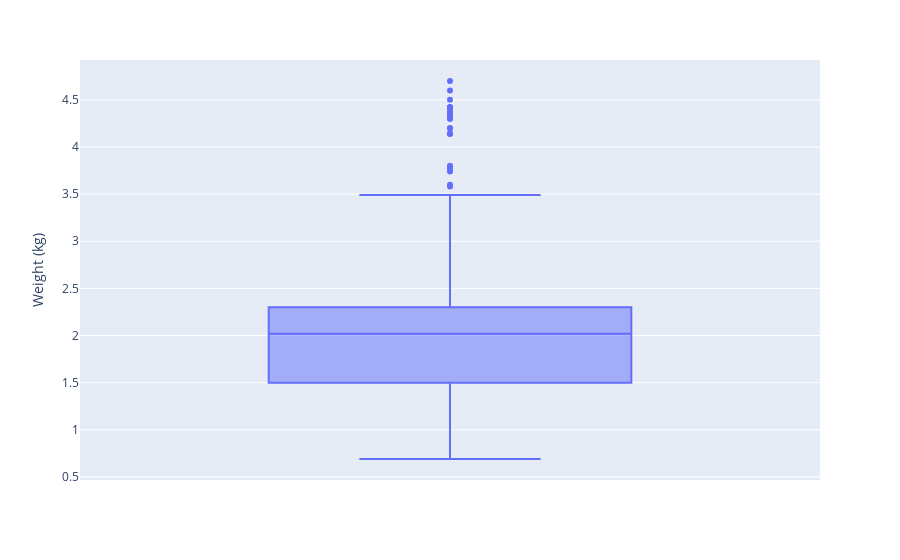

Here is the notebook cell this chart was saved with:
### Code cell
import plotly.express as px
fig = px.box(lap2, y = 'Weight (kg)')
fig.show()

### Figure 1 — Plotly figure (JSON) as saved in the notebook; plotly's stock layout.template omitted (floating-point values rounded to 4 significant figures; data arrays with more than 128 entries replaced by an {"elided": "..."} marker saying what was removed)
{"data": [{"alignmentgroup": "True", "hovertemplate": "Weight (kg)=%{y}<extra></extra>", "legendgroup": "", "marker": {"color": "#636efa"}, "name": "", "notched": false, "offsetgroup": "", "orientation": "v", "showlegend": false, "type": "box", "x0": " ", "xaxis": "x", "y": {"elided": "977 float values"}, "y0": " ", "yaxis": "y"}], "layout": {"boxmode": "group", "legend": {"tracegroupgap": 0}, "margin": {"t": 60}, "xaxis": {"anchor": "y", "domain": [0, 1]}, "yaxis": {"anchor": "x", "domain": [0, 1], "title": {"text": "Weight (kg)"}}}}
